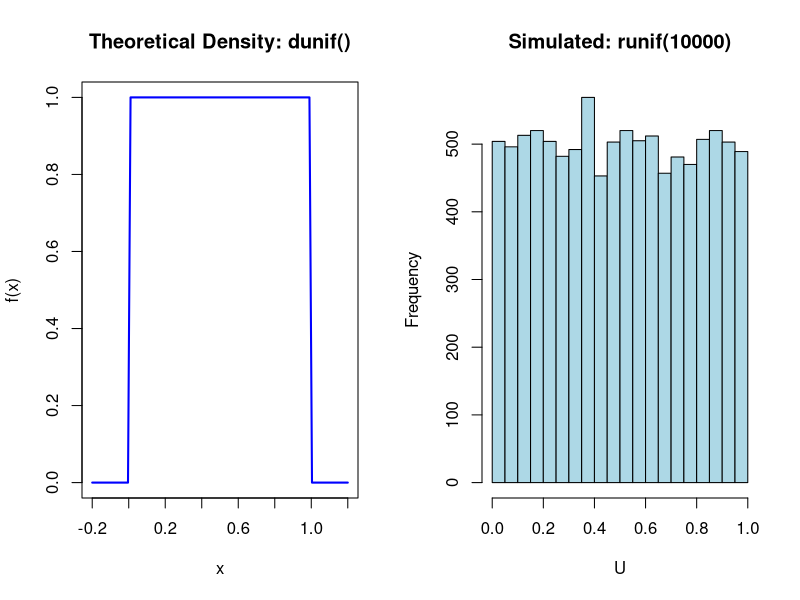
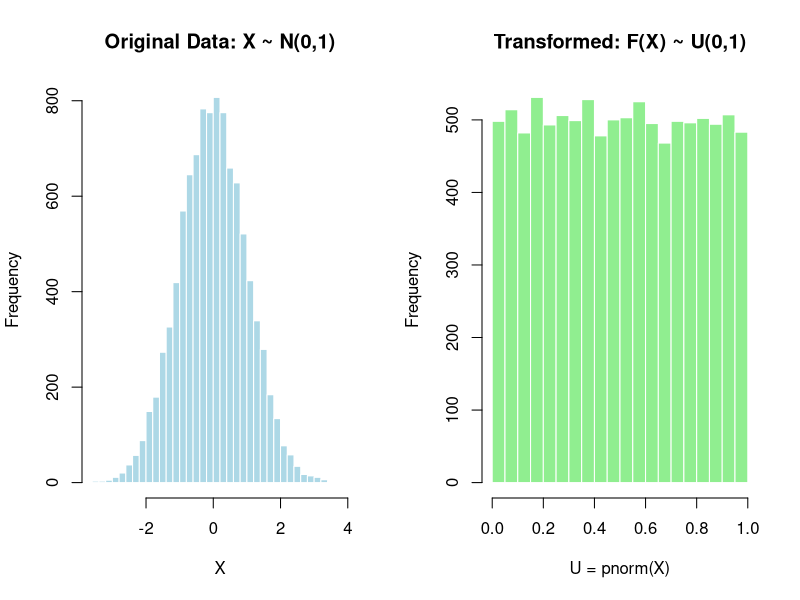
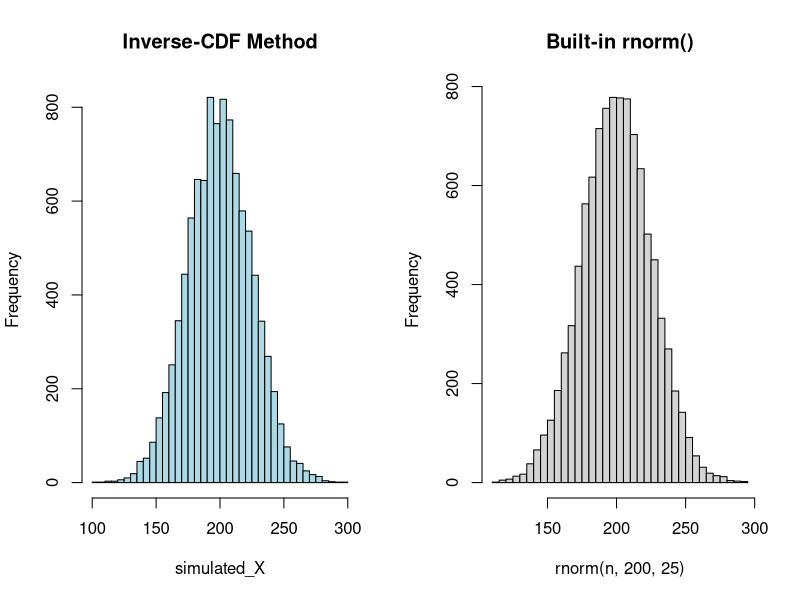
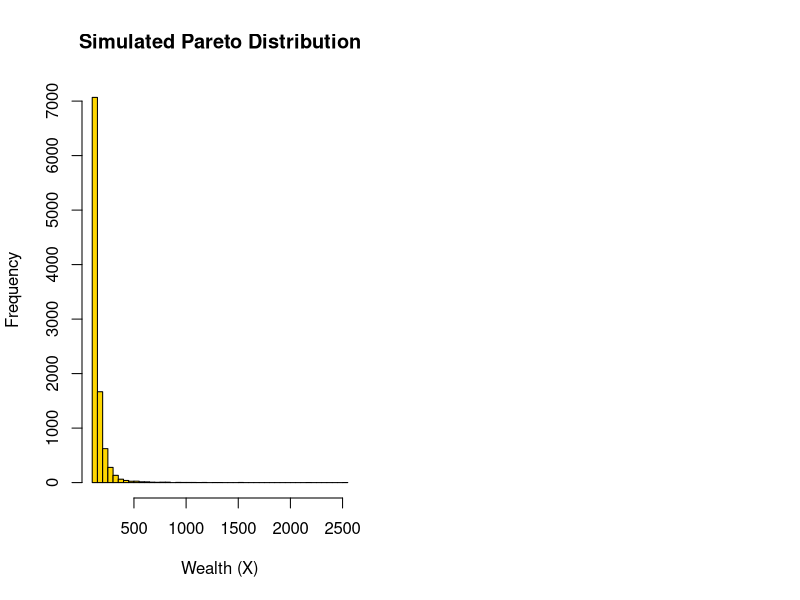

The R source for these figures, in order:
## ---- chunk 1
set.seed(4279)
par(mfrow = c(1, 2))

# 1. Theoretical Density (Flat line)
curve(dunif(x), from = -0.2, to = 1.2, lwd = 2, col = "blue", 
      main = "Theoretical Density: dunif()", ylab = "f(x)")

# 2. Simulated Draws (Flat histogram)
hist(runif(10000), breaks = 20, col = "lightblue", 
     main = "Simulated: runif(10000)", xlab = "U")
## ---- chunk 2
# Set seed for reproducibility
set.seed(4279)

# 1. Generate 10,000 observations from a Standard Normal distribution
X <- rnorm(10000, mean = 0, sd = 1)

# 2. Apply the CDF to the simulated data
U <- pnorm(X, mean = 0, sd = 1)

# 3. Visualize the transformation
par(mfrow = c(1, 2))

# The original data is clustered around the mean
hist(X, breaks = 30, col = "lightblue", border = "white",
     main = "Original Data: X ~ N(0,1)", xlab = "X")

# The transformed data is perfectly flat
hist(U, breaks = 30, col = "lightgreen", border = "white",
     main = "Transformed: F(X) ~ U(0,1)", xlab = "U = pnorm(X)")
## ---- chunk 3
set.seed(4279)
n <- 10000

# 1. Generate 10,000 uniform random probabilities
U <- runif(n, min = 0, max = 1)

# 2. Map them through the inverse-CDF (quantile function)
simulated_X <- qnorm(U, mean = 200, sd = 25)

# 3. Compare to the built-in rnorm
par(mfrow = c(1, 2))
hist(simulated_X, main = "Inverse-CDF Method", col = "lightblue", breaks = 30)
hist(rnorm(n, 200, 25), main = "Built-in rnorm()", col = "lightgray", breaks = 30)
## ---- chunk 4

set.seed(4279)

# 1. Generate Uniform(0,1) probabilities
u <- runif(10000)

# 2. Define parameters
x_m <- 100
alpha <- 3

# 3. Apply the Inverse CDF formula
simulated_pareto <- x_m / (1 - u)^(1 / alpha)

# 4. Visualize the heavily right-skewed simulated data
hist(simulated_pareto, breaks = 50, col = "gold", 
     main = "Simulated Pareto Distribution", xlab = "Wealth (X)")
